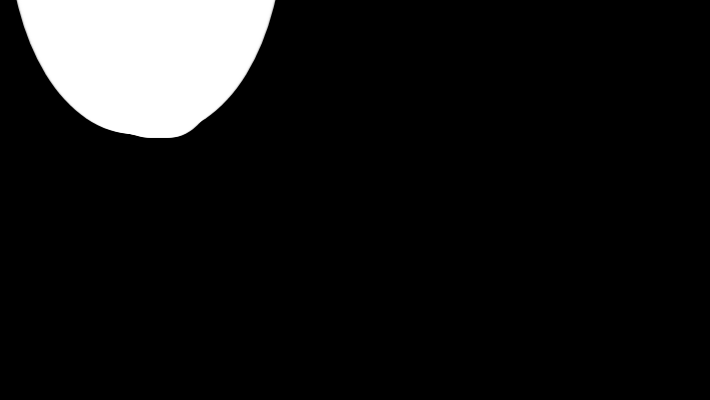
Frame 1 (no input)
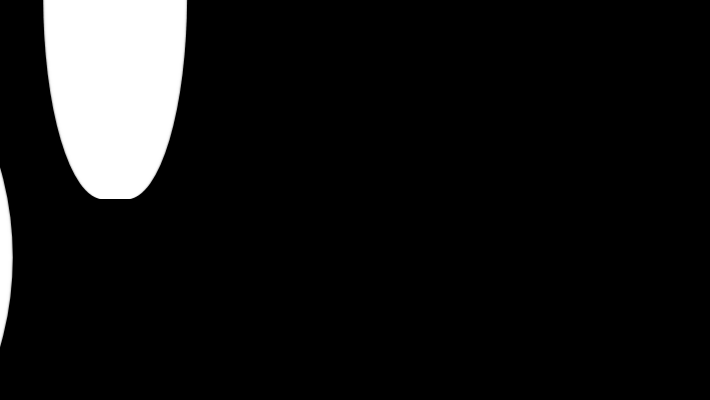
Frame 60 (no input)
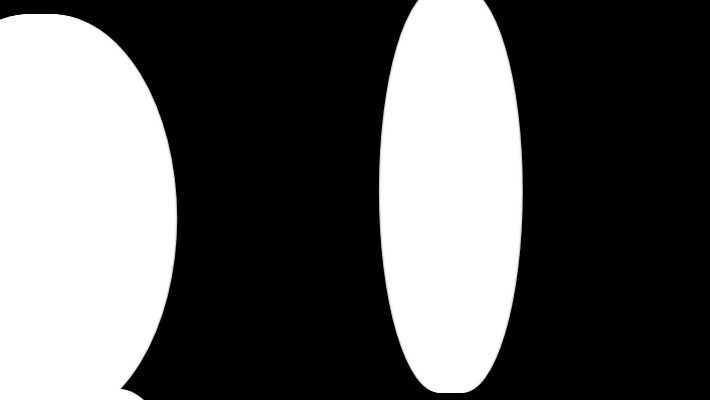
Frame 120 (the mouse pressed at the canvas centre since frame 60)

The p5.js sketch that drew these frames (run headless with seeded random() and noise() and a simulated clock; from frame 60 on, the mouse is pressed at the canvas centre):

// p5.js sketch
// ── sketch.js
// Final
var e1, e2, e3, e4;

//var ellipse = (56, 46, 55, 55);
function setup() {
  createCanvas(710, 400);
  fill(255, 200);
  noStroke();
  e1 = new Ellipse(156, 46, 15, -70, 100, 25);
  e2 = new Ellipse(120, 44, 5, -70, 100, 25);
  e3 = new Ellipse(160, 38, 11, -70, 100, 25);
  e4 = new Ellipse(250, 33, 8, -70, 100, 25);
}
 
function draw() {
  background(0);
  
  e1.display();
  e2.display();
  e3.display();
  e4.display();
 
  e1.move(mouseX-(width/2), mouseY+(height), 15);
  e2.move((mouseX+(width))%width, mouseY, 20);
  e3.move(mouseX/2, mouseY-(height), 40);
  e4.move(mouseX-(width/2), (height-mouseY), 50);
}
 
function Ellipse(w, x, h, y, d, n) {
  this.w = w; // single bar width
  this.xpos = x; // e xposition
  this.h = h; // e height
  this.ypos = y; // e yposition
  this.d = d; // single e distance
  this.t = n; // number of e

  this.move = function(posX, posY, damping) {
    var dif = this.ypos - posY;
    if (abs(dif) > 1) {
      this.ypos -= dif/damping;
    }
    dif = this.xpos - posX;
    if (abs(dif) > 1) {
      this.xpos -= dif/damping;
    }
  }

  this.display = function() {
    for (var i=1; i<= this.t; i++) {
      ellipse(
          this.xpos+(i+(this.d)), 
        this.ypos, 
          this.w, 
          height+this.h);
    }
  }
}
